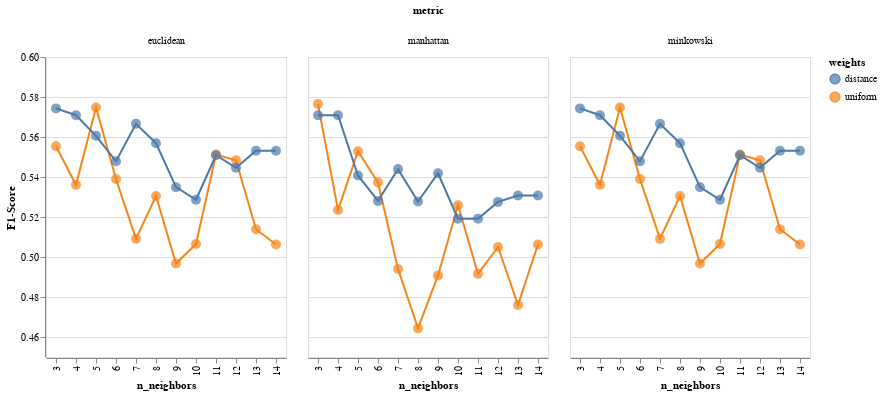

Notebook source saved alongside this figure:
### Code cell
import altair as alt
import pandas as pd

# Get the results from GridSearchCV
results = pd.DataFrame(grid_search.cv_results_)

# Create a base Altair chart with line and scatter plots
base = alt.Chart(results).encode(
    x=alt.X('param_n_neighbors:O', title="n_neighbors"),  # Treat `param_n_neighbors` as ordinal for line chart
    y=alt.Y('mean_test_score:Q', title="F1-Score", scale=alt.Scale(domain=[0.45, 0.6])),    # Quantitative for the test score
)

# Line plot for the mean_test_score vs param_n_neighbors, colored by param_weights
line_plot = base.mark_line().encode(
    color=alt.Color('param_weights:N', title="weights"),  # Different colors for each weight type
    detail='param_weights:N'  # Ensure line segmentation by param_weights
)

# Scatter plot for the mean_test_score vs param_n_neighbors, colored by param_weights
scatter_plot = base.mark_point(filled=True, size=100).encode(
    color='param_weights:N',  # Different colors for each weight type
)

# Combine the line and scatter plots, and facet by `param_metric`
final_chart = (line_plot + scatter_plot).facet(
    column=alt.Column('param_metric:N', title="metric"),  # Separate the plots by `param_metric`
).resolve_scale(
    y='shared'  # Share the y-axis scale across facets
)

# Display the chart
final_chart
